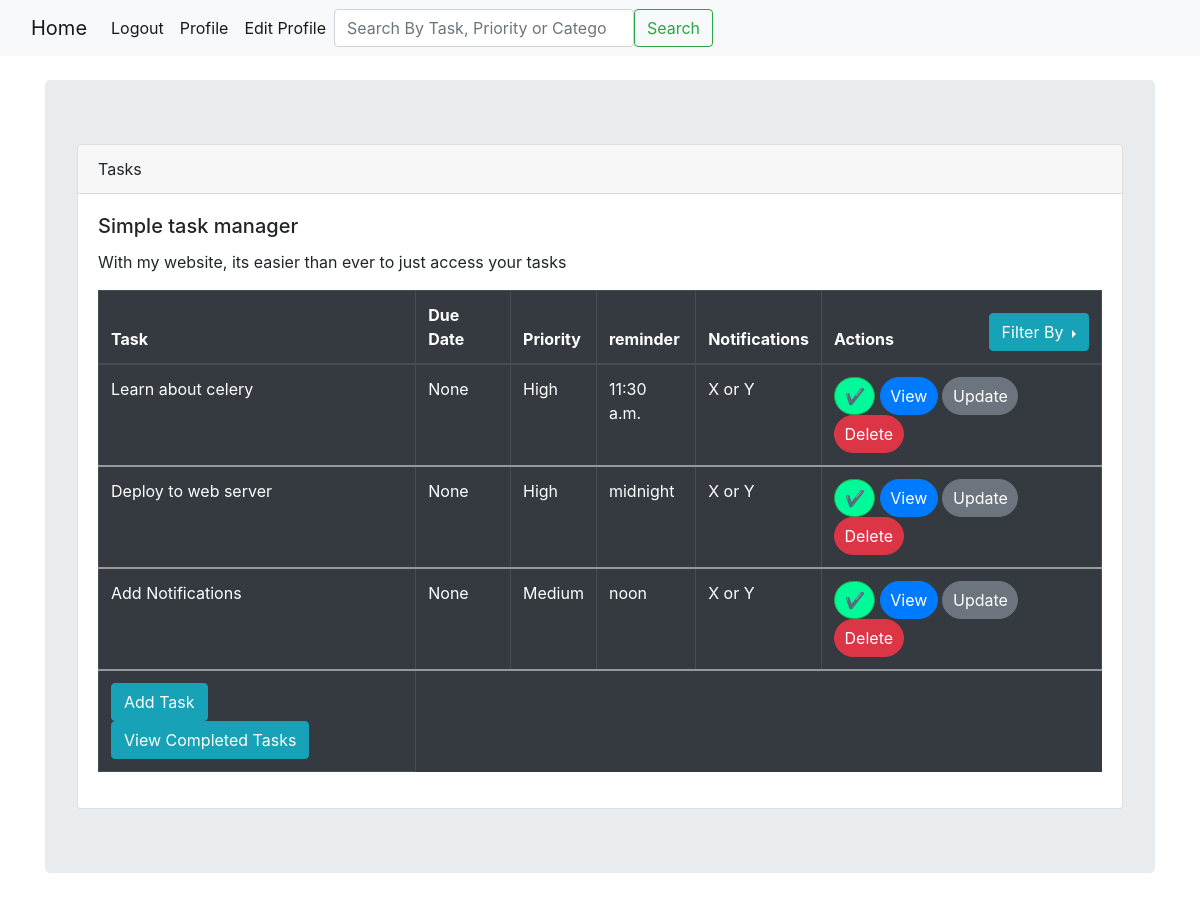
Page /sort_priority_to_low/ (signed in) on the earlier database version.
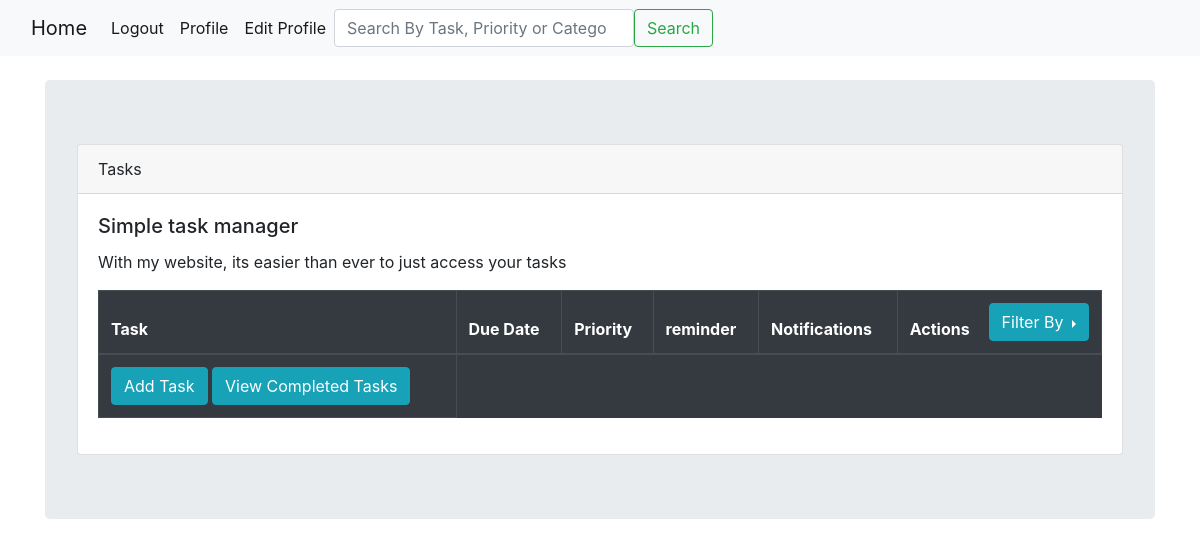
Same page on the later database version.
### ToDo_App/models.py (models this page shows, shortened)
class Todo(models.Model):  # default is id in every table!
    priority_choices = [
        ('High', 'High'),
        ('Medium', 'Medium'),
        ('low', 'low'),
    ]
    category_choices = [
        ('Work', 'Work'),
        ('Personal', 'Personal'),
        ('Fitness','Fitness')
    ]
    author = models.ForeignKey(User, on_delete=models.CASCADE, null=True)
    title = models.CharField(max_length=30, null=True)
    description = models.TextField(max_length=255, null=True)
    priority = models.CharField(choices=priority_choices, null=True, max_length=10)
    due_date_day = models.DateField(null=True, blank=True)
    is_completed = models.BooleanField(default=False)
    reminded_time = models.TimeField(null=True, blank=True)
    category = models.CharField(null=True,choices=category_choices, max_length=255)

### ToDo_App/views.py (the view)
# urls.py: path('sort_priority_to_low/', Sort_hightoLow, name='sort_toLow'),
def Sort_hightoLow(request):
    high_priority = Todo.objects.filter(priority__iexact='high')
    medium_priority = Todo.objects.filter(priority__iexact='medium')
    low_priority = Todo.objects.filter(priority__iexact='low')
    context = {
        'high_list': high_priority,
        'medium_list': medium_priority,
        'low_list': low_priority,
    }
    return render(request, 'priority_high_to_low.html', context)

### templates/priority_high_to_low.html (shortened to what this page needs)
{% extends 'base.html' %}
{% block content %}
        <div class="card-body">
                    <h5 class="card-title">Simple task manager</h5>
                    <p class="card-text">With my website, its easier than ever to just access your tasks</p>
    {% if user.is_authenticated %}
    <table class="table table-dark table-hover table-bordered ">
  <thead>
    <tr>
      <th scope="col">Task</th>
      <th scope="col">Due Date</th>
      <th scope="col">Priority</th>
        <th scope="col">reminder</th>
        <th>Notifications</th>
            <th scope="col" style="text-align: center;">
                <div style="display: flex; justify-content: space-between; align-items: flex-end;">
                    <div>Actions</div>
                        <div class="btn-group dropright">
                          <button type="button" class="btn btn-info dropdown-toggle" data-toggle="dropdown" aria-haspopup="true" aria-expanded="false">
                            Filter By
                          </button>
                        </div>
                </div>
            </th>
    </tr>
  </thead>
    {% for todo in high_list %}
        {% if user.id == todo.author.id and todo.is_completed == False %}
  <tbody>
    <tr>
      <td>{{ todo.title }}</td>
      <td>{{ todo.due_date_day }}</td>
    <td>{{ todo.priority }}</td>
        <td>{{ todo.reminded_time }}</td>
        <td>X or Y</td>
        <td>
                 <form method="POST" action="{% url 'mark_completed' todo.pk %}">
                <button type="submit" class="btn btn-success badge-pill" style="background-color: mediumspringgreen">✔</button>
                     <a href="{% url 'Show_To_Do_list' todo.pk %}"><button type="button" class="btn btn-primary badge-pill">View</button></a>
            <a href="{% url 'Change_Task' todo.pk %}"><button type="button" class="btn btn-secondary badge-pill">Update</button></a>
            <a href="{% url 'Delete_Task' todo.pk %}"><button type="button" class="btn btn-danger badge-pill ">Delete</button></a>
            </form>
        </td>
    </tr>
        {% endif %}
    {% endfor %}
        {% for todo in medium_list %}
        {% if user.id == todo.author.id and todo.is_completed == False %}
  <tbody>
    <tr>
      <td>{{ todo.title }}</td>
      <td>{{ todo.due_date_day }}</td>
    <td>{{ todo.priority }}</td>
        <td>{{ todo.reminded_time }}</td>
        <td>X or Y</td>
        <td>
                 <form method="POST" action="{% url 'mark_completed' todo.pk %}">
                <button type="submit" class="btn btn-success badge-pill" style="background-color: mediumspringgreen">✔</button>
                     <a href="{% url 'Show_To_Do_list' todo.pk %}"><button type="button" class="btn btn-primary badge-pill">View</button></a>
            <a href="{% url 'Change_Task' todo.pk %}"><button type="button" class="btn btn-secondary badge-pill">Update</button></a>
            <a href="{% url 'Delete_Task' todo.pk %}"><button type="button" class="btn btn-danger badge-pill ">Delete</button></a>
            </form>
        </td>
    </tr>
        {% endif %}
    {% endfor %}
        </tbody>
        <td><a href="{% url 'Create_Task' %}"><button type="button" class="btn btn-info">Add Task</button></a>
            <a href="{% url 'finished_tasks' %}"><button type="button" class="btn btn-info">View Completed Tasks</button>
</a>
        </td>
    </table>
        </div>
    {% endif %}
{% endblock %}

Differences in the rows shown:
removed Todo: title "Learn about celery", due_date_day "None", priority "High", reminded_time "11:30 a.m.", shown under "Simple task manager"
removed Todo: title "Deploy to web server", due_date_day "None", priority "High", reminded_time "midnight", shown under "Simple task manager"
no longer on this page (row edited): Todo: title "Add Notifications", due_date_day "None", priority "Medium", reminded_time "noon"
